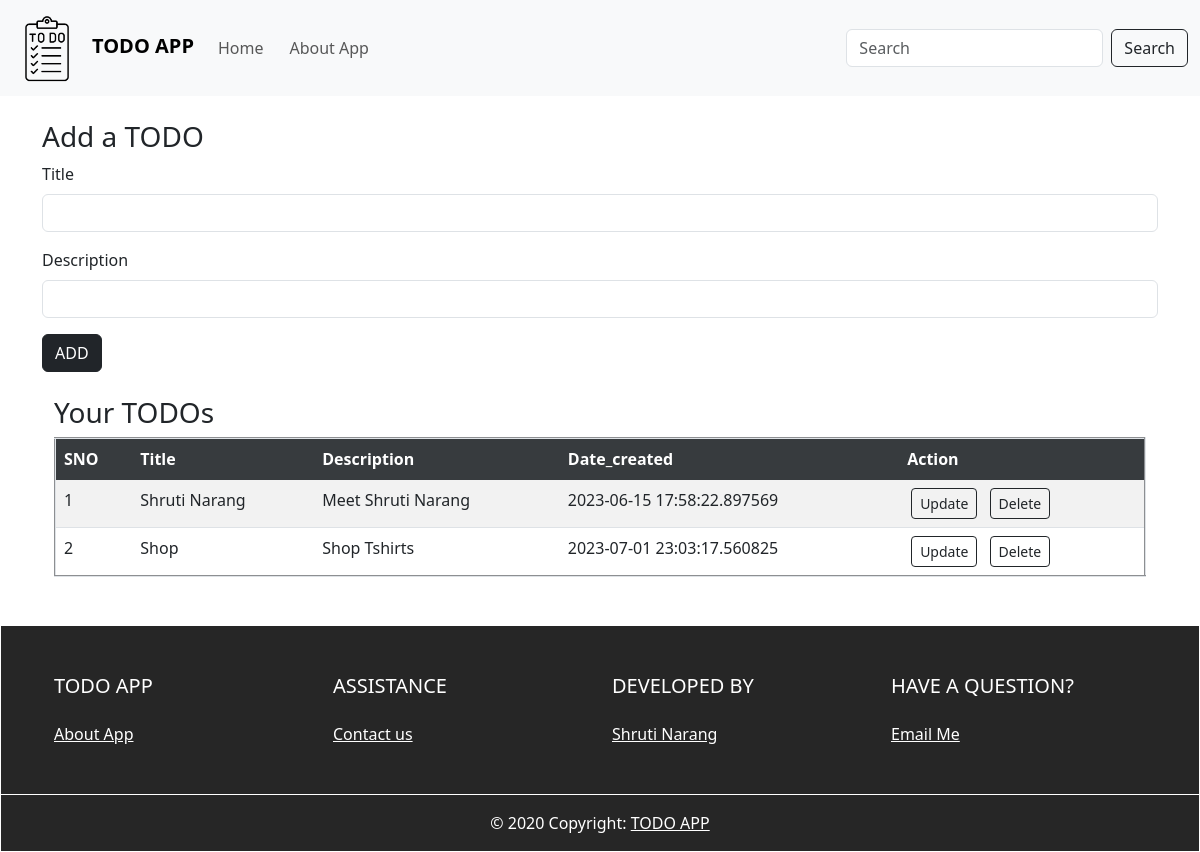
The page / on the database its author committed.
### tables this page shows
CREATE TABLE TODO_LIST (SNO INTEGER PRIMARY KEY AUTOINCREMENT, Title TEXT, Description TEXT, Date_created TIMESTAMP);

### app.py (the view)
@app.route('/')
def index():
    conn = sqlite3.connect("TODO.db")
    conn.row_factory = sqlite3.Row
    cur = conn.cursor()
    cur.execute("SELECT * FROM TODO_LIST")
    rows = cur.fetchall()
    return render_template("index.html", data=rows)

### templates/index.html
{% extends 'base.html' %}
{% block body %}
<div>
<div class="container my-4">
  <h3>Add a TODO</h3>
  <form action = "/todo" method = "POST">
  <div class="mb-3">
    <label for="title"  class="form-label">Title</label>
    <input type="text" class="form-control mb-3" id="title" name="Title" aria-describedby="emailHelp">
  <div class="mb-3">
    <label for="desc" class="form-label">Description</label>
    <input type="text" name="Description" class="form-control" id="desc">
  </div>
  <button type="submit" class="btn btn-dark">ADD</button>
</form>
</div>
<div class="container my-4">
  <h3>Your TODOs</h3>
      {% if data|length==0 %}
      <div class="alert alert-dark" role="alert">
        Nothing TO DO. Please add a TODO!      </div>
       {% else %}
       <table border="2px solid black" class="table  table-striped" >
        <thead>
          <tr class="table table-dark table-active">
            <th scope="col">SNO</th>
            <th scope="col">Title</th>
            <th scope="col">Description</th>
            <th scope="col">Date_created</th>
            <th scope="col">Action</th>
          </tr>
        </thead>
        <tbody>
      {% for row in data %}
      <tr>
        <td>{{loop.index}}</td>
          <td>{{ row['Title'] }}</td>
          <td>{{ row['Description'] }}</td>
          <td>{{ row['Date_created'] }}</td>
          <td>
            <a href="{{ url_for('update', SNO=row['SNO']) }}" type="button" class="btn btn-outline-dark btn-sm mx-1">Update</a>
            <a href="{{ url_for('delete', SNO=row['SNO']) }}" type="button" class="btn btn-outline-dark btn-sm mx-1">Delete</a>
            </td>
      </tr>
      {% endfor %}
      {% endif %}
    </tbody>
  </table>
</div>
</div>
{% endblock body %}

### static/style.css (style rules this page uses)
body { margin: 0; padding: 0; font-family: "Helvetica Neue", Helvetica, Arial, sans-serif; color: #444; }

### rows shown on the page
TODO_LIST: Title "Shruti Narang", Description "Meet Shruti Narang", Date_created "2023-06-15 17:58:22.897569"
TODO_LIST: Title "Shop", Description "Shop Tshirts", Date_created "2023-07-01 23:03:17.560825"
